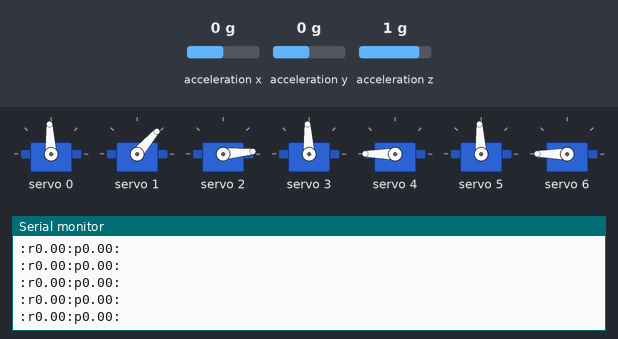
Bench run of a sketch on a simulated Arduino Uno, built with avr-gcc and run on an emulated ATmega328P. On the bench: 7 × servo, the last lines printed to the serial monitor. Wiring (inferred from the names in the program): ADXL345 accelerometer at I2C address 0x53. Inputs (shaded band) come from the test bench; at power-on: acceleration x 0 g, acceleration y 0 g, acceleration z 1 g.

Above: at 2.3 s.
2.4 s: acceleration x set to 0.8 g
At 2.9 s:
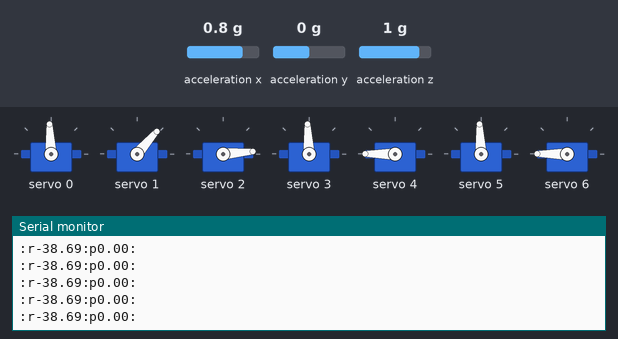
5.4 s: acceleration x set to -1.4 g
At 5.9 s:
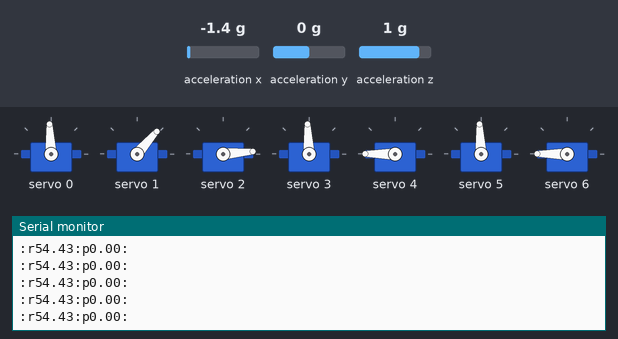
Timing chart, 0 to 7.3 s (numbered marks = the images above; inputs shaded):
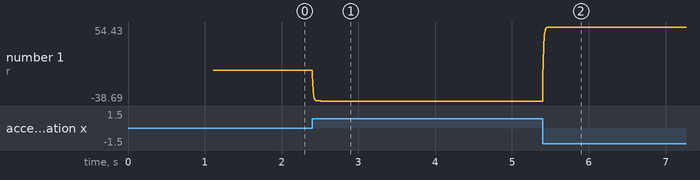

Measured:
- after the input at 2.4 s, the serial monitor: prints a new line at once (image 1)
- after the input at 5.4 s, the serial monitor: prints a new line at once (image 2)
- plotted number 1: 0 → -38.69 after the input at 2.4 s, -38.69 → 54.43 after the input at 5.4 s

The sketch:

ArduinoCOM_7DOF_pcaWITHaccel.ino
```cpp
#include <Wire.h>
#include <Adafruit_PWMServoDriver.h>

Adafruit_PWMServoDriver pwm = Adafruit_PWMServoDriver();

// #define SERVOMIN  150 // This is the 'minimum' pulse length count (out of 4096)
// #define SERVOMAX  600 // This is the 'maximum' pulse length count (out of 4096)
#define USMIN  600 // This is the rounded 'minimum' microsecond length based on the minimum pulse of 150
#define USMAX  2400 // This is the rounded 'maximum' microsecond length based on the maximum pulse of 600
#define SERVO_FREQ 50 // Analog servos run at ~50 Hz updates

uint8_t servonum = 0; // servo counter

int servoSpeed = 5; // the increase steps in the for loop
bool useTimer = false;

uint16_t s[7]; // the previous rotation value

//accelerometer variables
int ADXL345 = 0x53; // The ADXL345 sensor I2C address
float X_out, Y_out, Z_out;  // Outputs
float roll, pitch;
float Roll, Pitch; //filtered roll and pitch
int resolutionOpt = 32;

void readAccelerometer() {
    // === Read acceleromter data === //
    Wire.beginTransmission(ADXL345);
    Wire.write(0x32); // Start with register 0x32 (ACCEL_XOUT_H)
    Wire.endTransmission(false);
    Wire.requestFrom(ADXL345, 6, true); // Read 6 registers total, each axis value is stored in 2 registers
    X_out = (Wire.read() | Wire.read() << 8); // X-axis value
    X_out = X_out / resolutionOpt; //For a range of +-2g, we need to divide the raw values by 256, according to the datasheet
    Y_out = (Wire.read() | Wire.read() << 8); // Y-axis value
    Y_out = Y_out / resolutionOpt;
    Z_out = (Wire.read() | Wire.read() << 8); // Z-axis value
    Z_out = Z_out / resolutionOpt;

    //x is roll and y is pitch (it's switched so the servo can be fit to the servo robot arm)
    pitch = atan(Y_out / sqrt(pow(X_out, 2) + pow(Z_out, 2))) * 180 / PI;
    roll = atan(-1 * X_out / sqrt(pow(Y_out, 2) + pow(Z_out, 2))) * 180 / PI;

    //filter
    Roll = 0.8 * Roll + 0.2 * roll;
    Pitch = 0.8 * Pitch + 0.2 * pitch;

    /*Serial.print("Xa= ");
    Serial.print(X_out);
    Serial.print("   Ya= ");
    Serial.print(Y_out);
    Serial.print("   Za= ");
    Serial.print(Z_out);*/
    Serial.print(":r");
    Serial.print(Roll);
    Serial.print(":p");
    Serial.print(Pitch);

    Serial.println(":");
}

void driveServo(int servoNum, int degree, bool useTimer = false) {
    //goes from 0 to 180
    //note: the servos on the "right" side of the robot's perspective must go in reverse.
    // so servo's q3, q5 and q7 must be set so it goes in reverse. This must be done
    // automatically inside this function, meaning you can send driveServo(45, 3) and it'll
    // calculate the correct reverse movement by default

    if(servoNum == 3 || servoNum == 5 || servoNum == 7) {
      degree = 180 - degree;
    }

    uint16_t microsec_dur = USMIN + float(USMAX - USMIN) * (float(degree)/180);

    if(useTimer) {
        if(s[servoNum-1] <= microsec_dur) {
            for(int i=s[servoNum-1]; i < microsec_dur; i+= servoSpeed) { pwm.writeMicroseconds(servoNum-1, i); }
            pwm.writeMicroseconds(servoNum-1, microsec_dur);
        }
        else if(s[servoNum-1] >= microsec_dur) {
            for(int i=s[servoNum-1]; i > microsec_dur; i-= servoSpeed) { pwm.writeMicroseconds(servoNum-1, i); }
            pwm.writeMicroseconds(servoNum-1, microsec_dur);
        }
    }
    else {
        pwm.writeMicroseconds(servoNum-1, microsec_dur);
    }
    s[servoNum - 1] = microsec_dur;

    delay(10);
}


void global_driveServo(
    int s1_Degree,
    int s2_Degree,
    int s3_Degree,
    int s4_Degree,
    int s5_Degree,
    int s6_Degree
) {
    uint16_t g_sDur[6]; // the new rotation value
    g_sDur[0] = USMIN + float(USMAX - USMIN) * (float(s1_Degree)/180);
    g_sDur[1] = USMIN + float(USMAX - USMIN) * (float(s2_Degree)/180);
    g_sDur[2] = USMIN + float(USMAX - USMIN) * (float(180 - s3_Degree)/180);
    g_sDur[3] = USMIN + float(USMAX - USMIN) * (float(s4_Degree)/180);
    g_sDur[4] = USMIN + float(USMAX - USMIN) * (float(180 - s5_Degree)/180);
    g_sDur[5] = USMIN + float(USMAX - USMIN) * (float(s6_Degree)/180);
    while(
        g_sDur[0] != s[0] ||
        g_sDur[1] != s[1] ||
        g_sDur[2] != s[2] ||
        g_sDur[3] != s[3] ||
        g_sDur[4] != s[4] ||
        g_sDur[5] != s[5]
        ) {
            for(int i=0; i<6; i++) {
                if(s[i] < g_sDur[i]) {
                    s[i] += servoSpeed;
                    pwm.writeMicroseconds(i, s[i]);
                    delay(5);
                    if(s[i] > g_sDur[i]) {
                        pwm.writeMicroseconds(0, g_sDur[i]);
                        s[i] = g_sDur[i];
                    }
                }
                if(s[i] > g_sDur[i]) {
                    s[i] -= servoSpeed;
                    pwm.writeMicroseconds(i, s[i]);
                    delay(5);
                    if(s[i] < g_sDur[i]) {
                        pwm.writeMicroseconds(i, g_sDur[i]);
                        s[i] = g_sDur[i];
                    }
                }
            }
        }
}


void setup() {
    Serial.begin(115200);

    pwm.begin();

    pwm.setOscillatorFrequency(27000000);
    pwm.setPWMFreq(SERVO_FREQ);  // Analog servos run at ~50 Hz updates

    s[0] = USMIN + float(USMAX - USMIN) * (float(90)/180);
    s[1] = USMIN + float(USMAX - USMIN) * (float(45)/180);
    s[2] = USMIN + float(USMAX - USMIN) * (float(180 - 180)/180);
    s[3] = USMIN + float(USMAX - USMIN) * (float(90)/180);
    s[4] = USMIN + float(USMAX - USMIN) * (float(180 - 0)/180);
    s[5] = USMIN + float(USMAX - USMIN) * (float(90)/180);
    s[6] = USMIN + float(USMAX - USMIN) * (float(180 - 0)/180);

    for(int i=0; i<7; i++) {
        pwm.writeMicroseconds(i, s[i]);
        delay(10);
    }

    // driveServo(8, 180);

    Wire.begin(); // Initiate the Wire library
    // Set ADXL345 in measuring mode
    Wire.beginTransmission(ADXL345); // Start communicating with the device
    Wire.write(0x2D); // Access/ talk to POWER_CTL Register - 0x2D
    // Enable measurement
    Wire.write(8); // (8dec -> 0000 1000 binary) Bit D3 High for measuring enable
    Wire.endTransmission();
    delay(10);

    //offset calibration
    //X-axis
    Wire.beginTransmission(ADXL345);
    Wire.write(0x1E);
    Wire.write(-6);
    Wire.endTransmission();
    delay(10);
    //Y-axis
    Wire.beginTransmission(ADXL345);
    Wire.write(0x1F);
    Wire.write(-4);
    Wire.endTransmission();
    delay(10);
    //Z-axis
    Wire.beginTransmission(ADXL345);
    Wire.write(0x20);
    Wire.write(-5);
    Wire.endTransmission();
    delay(1000);
}

void loop() {
    // Drive each servo one at a time using setPWM()
    String s;
    int count;
    uint16_t s1_Degree, s2_Degree, s3_Degree, s4_Degree, s5_Degree, s6_Degree;
    String returnText;
    String input;

    int delayTimer = 0;

    readAccelerometer();

    if (Serial.available() > 0) {
        count = 0;
        //format: q1 : q2 : q3 : q4 : q5 : q6 s ServoSpeed t USETIMER(string) \n
        s1_Degree = (Serial.readStringUntil(':')).toInt();
        s2_Degree = (Serial.readStringUntil(':')).toInt();
        s3_Degree = (Serial.readStringUntil(':')).toInt();
        s4_Degree = (Serial.readStringUntil(':')).toInt();
        s5_Degree = (Serial.readStringUntil(':')).toInt();
        s6_Degree = (Serial.readStringUntil('s')).toInt(); // 's' is the initializer symbol for the servo's speed
        servoSpeed = (Serial.readStringUntil('t')).toInt(); // 't' is the initializer symbol for wether to use a servo speed
        input = (Serial.readStringUntil('\n')).toInt();
        if(input == "true") { useTimer = true; }
        else { useTimer = false; }

        // if(s1_Degree < 0) {s1_Degree = 0;}
        // if(s2_Degree < 0) {s2_Degree = 0;}
        // if(s3_Degree < 0) {s3_Degree = 0;}
        // if(s4_Degree < 0) {s4_Degree = 0;}
        // if(s5_Degree < 0) {s5_Degree = 0;}
        // if(s6_Degree < 0) {s6_Degree = 0;}
        // if(s1_Degree > 180) {s1_Degree = 180;}
        // if(s2_Degree > 180) {s2_Degree = 180;}
        // if(s3_Degree > 180) {s3_Degree = 180;}
        // if(s4_Degree > 180) {s4_Degree = 180;}
        // if(s5_Degree > 180) {s5_Degree = 180;}
        // if(s6_Degree > 180) {s6_Degree = 180;}

        // returnText = "received: q1:" + String(s1_Degree)
        //             + " q2:" + String(s2_Degree)
        //             + " q3:" + String(s3_Degree)
        //             + " q4:" + String(s4_Degree)
        //             + " q5:" + String(s5_Degree)
        //             + " q6:" + String(s6_Degree);
        // Serial.println(returnText);

        driveServo(6, s6_Degree, useTimer); delay(delayTimer);
        driveServo(5, s5_Degree, useTimer); delay(delayTimer);
        driveServo(4, s4_Degree, useTimer); delay(delayTimer);
        driveServo(3, s3_Degree, useTimer); delay(delayTimer);
        driveServo(2, s2_Degree, useTimer); delay(delayTimer);
        driveServo(1, s1_Degree, useTimer);
        // global_driveServo(
        //     s1_Degree,
        //     s2_Degree,
        //     s3_Degree,
        //     s4_Degree,
        //     s5_Degree,
        //     s6_Degree
        // );
        driveServo(7, 0 - (s2_Degree + s3_Degree + s5_Degree), useTimer);
        // driveServo(8, s2_Degree);
    }
}
```
